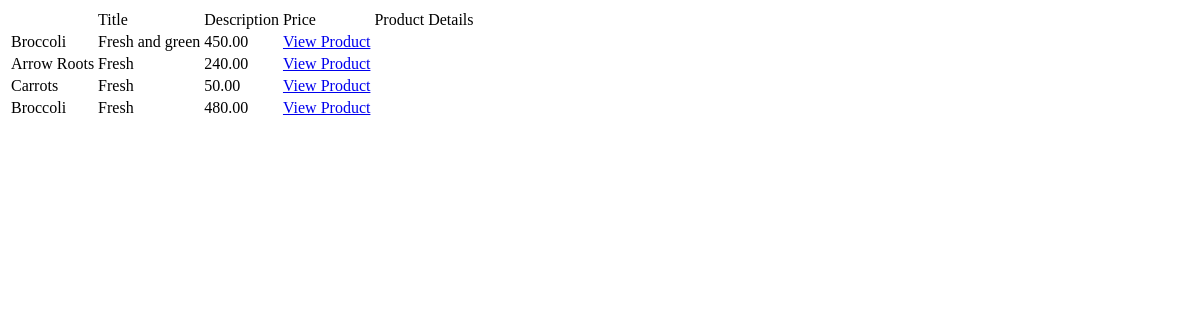
Before: /inventory/products/list with the older database file.
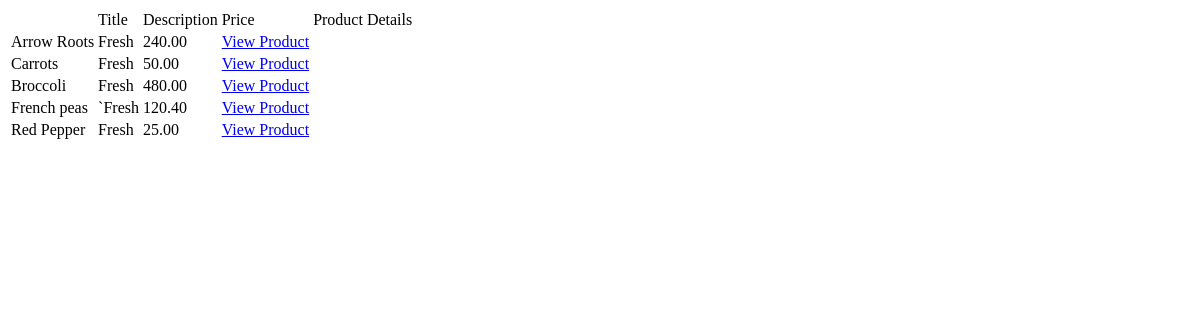
After: the same page with the newer database file.
### inventory/models.py (models this page shows, shortened)
class Product(models.Model):
    vendor = models.ForeignKey(Vendor, on_delete=models.CASCADE)
    name = models.CharField(max_length=32)
    description = models.TextField()
    image = models.ImageField(upload_to= 'images')
    price = models.DecimalField(max_digits = 6, decimal_places = 2)
    stock = models.PositiveIntegerField()
    date_created = models.DateTimeField(auto_now_add=True)
    date_updated = models.DateTimeField(auto_now=True)

### inventory/views.py (the view)
# urls.py: path("products/list", products_list, name = "products_list_view"),
def products_list(request):
    products = Product.objects.all()
    return render (request, "inventory/products_list.html", {"products": products})

### templates/inventory/products_list.html (shortened to what this page needs)
<!DOCTYPE html>
<html lang="en">
<head>
</head>
<body>
    <table>
        <th>
            <td>Title</td>
            <td>Description</td>
            <td>Price</td>
            <td>Product Details</td>
        </th>
        {%for product in products%}
        <tr>
        <td>{{product.name}}</td>
        <td>{{product.description}}</td>
        <td>{{product.price}}</td>
        <td><a href = "{% url 'product_detail_view' id=product.id %}">View Product</a></td>
        </tr>
        {%endfor%}
    </table>
</body>
</html>

Changed rows visible on the page:
removed Product: name "Broccoli", description "Fresh and green", price "450.00"
added Product: name "French peas", description "`Fresh", price "120.40"
added Product: name "Red Pepper", description "Fresh", price "25.00"
